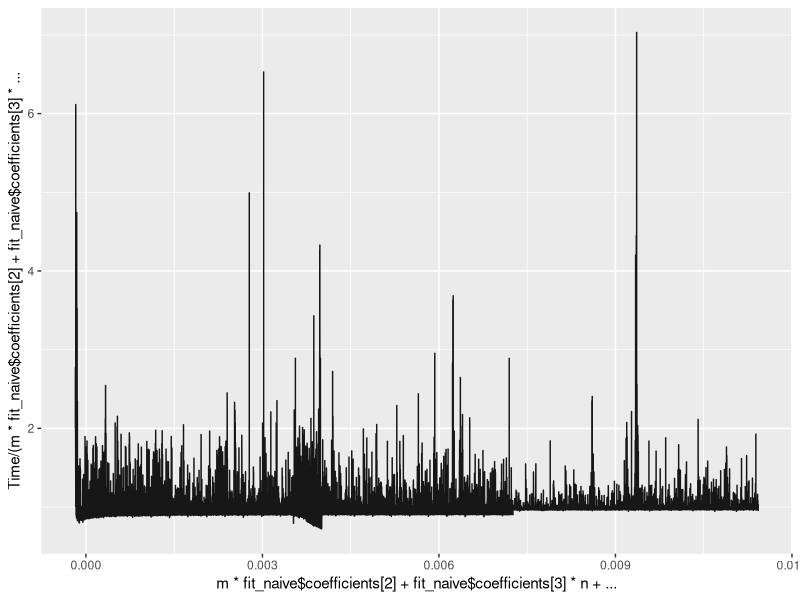
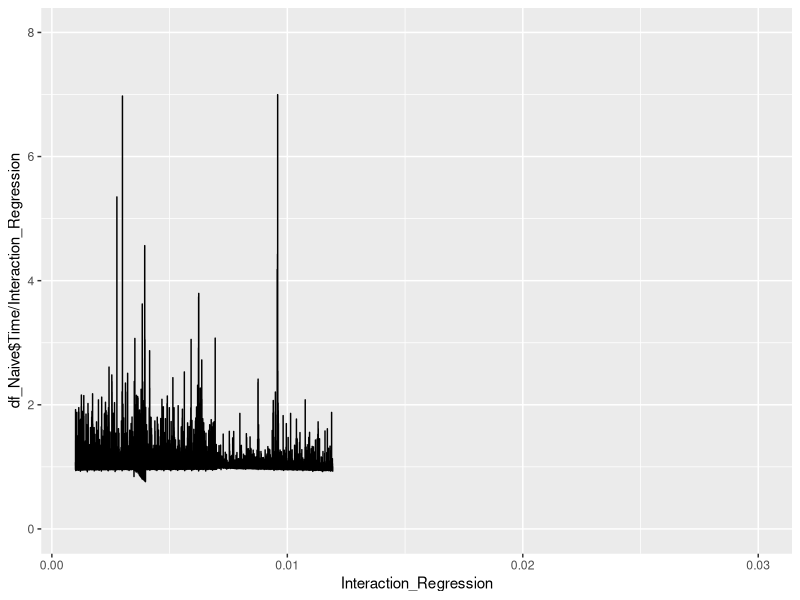
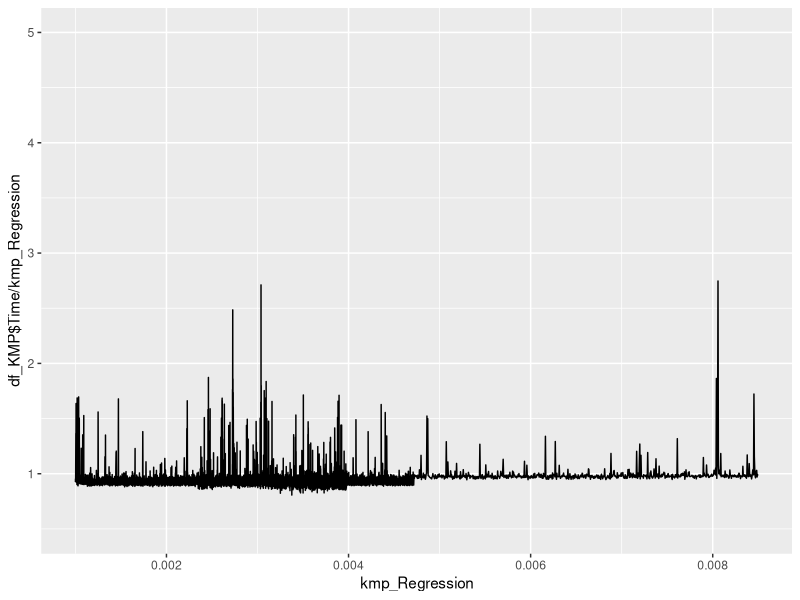
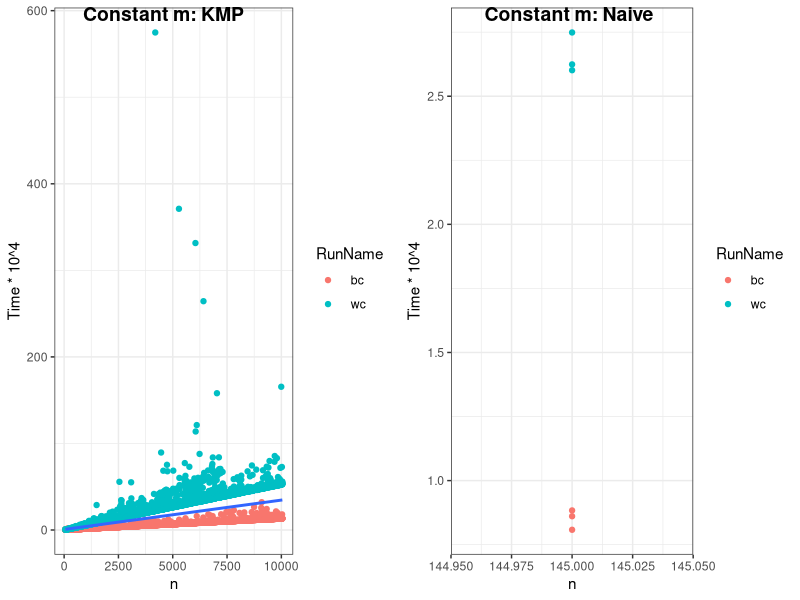
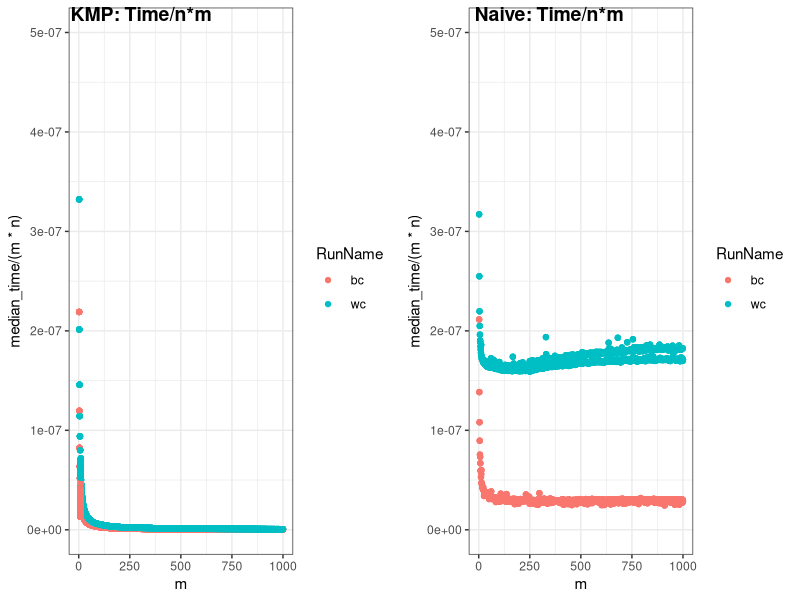
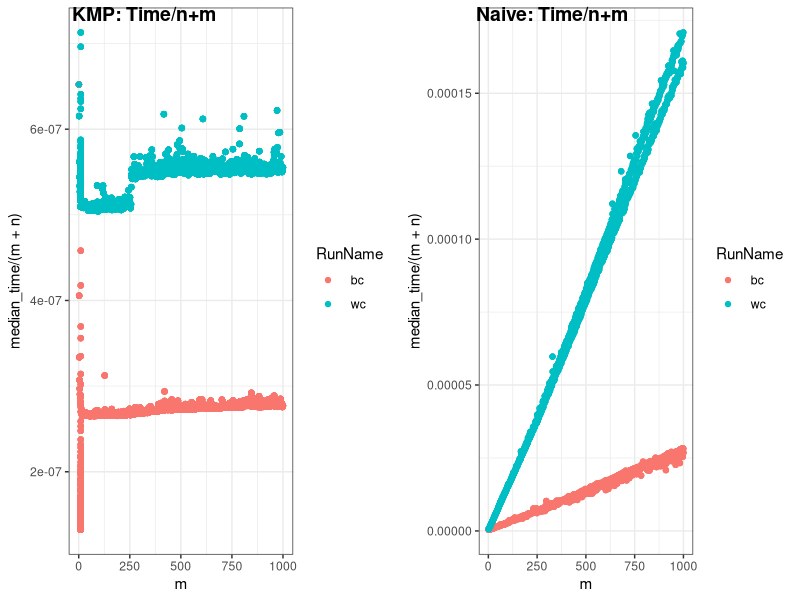

Recreate these plots in R, in order.
## ---- chunk 1
knitr::opts_chunk$set(echo = TRUE)

library(tidyverse)

## ---- chunk 2

# Import Naive
df_Naive = read.csv("Test ExactSubstring_Naive.csv", header = FALSE)

colnames(df_Naive) = c("Function", "Time", "n", "m", "z", "RunName")

df_Naive$RunName = factor(x = df_Naive$RunName)
df_Naive$Function = factor(x = df_Naive$Function)

# Import KMP
df_KMP = read.csv("Test ExactSubstring_KMP.csv", header = FALSE)

colnames(df_KMP) = c("Function", "Time", "n", "m", "z", "RunName")

df_KMP$RunName = factor(x = df_KMP$RunName)
df_KMP$Function = factor(x = df_KMP$Function)

## ---- chunk 3


## ---- chunk 4

fit_naive = lm( data = df_Naive, formula = Time ~ m + n)

ggplot( data = df_Naive ) +
  geom_line( 
    aes( 
      y = Time / ( m * fit_naive$coefficients[2] + fit_naive$coefficients[3] * n ), 
      x = m * fit_naive$coefficients[2] + fit_naive$coefficients[3] * n + fit_naive$coefficients[1] 
    ), 
    color = "#000000", alpha = 0.9 
  ) 

## ---- chunk 5

fit_naive_poly = glm( data = df_Naive, formula = Time ~ n * m )
fit_naive_poly
inc = fit_naive_poly$coefficients[1]
c_n = fit_naive_poly$coefficients[2]
c_m = fit_naive_poly$coefficients[3]
c_nm = fit_naive_poly$coefficients[4]
Interaction_Regression = inc + c_n * df_Naive$n + c_m * df_Naive$m + df_Naive$n * df_Naive$m * c_nm
Interaction_Regression = 0 + c_n * df_Naive$n + 0 * df_Naive$m + df_Naive$n * df_Naive$m * c_nm

ggplot(  ) +
  geom_line( 
    aes( 
      y = df_Naive$Time / Interaction_Regression, 
      x = Interaction_Regression
    )
  ) + xlim(0.001, 0.03) + ylim(0, 8)


## ---- chunk 6

fit_kmp = glm( data = df_KMP, formula = Time ~ n + m )
inc = fit_kmp$coefficients[1]
c_m = fit_kmp$coefficients[3]
c_n = fit_kmp$coefficients[2]
kmp_Regression = inc + c_n * df_KMP$n + c_m * df_KMP$m
kmp_Regression = 0 + c_n * df_KMP$n + c_m * df_KMP$m

ggplot(  ) +
  geom_line( 
    aes( 
      y = df_KMP$Time / kmp_Regression, 
      x = kmp_Regression
    )
  ) + xlim(0.001, 0.0085) + ylim(0.5, 5)

## ---- chunk 7

fit_naive = lm( data = df_Naive, formula = Time ~ n + m )
fit_naive_z = lm( data = df_Naive, formula = Time ~ n + m + z )

an_naive = anova(fit_naive, fit_naive_z)
an_naive$`Pr(>F)`

## ---- chunk 8

fit_kmp = lm( data = df_KMP, formula = Time ~ n + m )
fit_kmp_z = lm( data = df_KMP, formula = Time ~ n + m + z )

an_kmp = anova(fit_kmp, fit_kmp_z)
an_kmp$`Pr(>F)`

## ---- chunk 9
library(dplyr)
library(ggpubr)
df_Naive = read.csv("Test ExactSubstring_Naive_bc-wc.csv", header = FALSE)
df_KMP = read.csv("Test ExactSubstring_KMP_bc-wc.csv", header = FALSE)
colnames(df_Naive) = c("Function", "Time", "n", "m", "z", "RunName")
colnames(df_KMP) = c("Function", "Time", "n", "m", "z", "RunName")

dat_kmp = df_KMP 
dat_naive = df_Naive
ploting <- function(dat_naive, dat_kmp){
      dat_naive <- dat_naive %>%
          group_by(n, m, RunName) %>%
            mutate(median_time = median(Time)) %>%
            mutate(type = "Naive")
    
      dat_kmp <- dat_kmp %>%
            group_by(n, m,RunName) %>%
            mutate(median_time = median(Time)) %>%
            mutate(type = "KMP")
      
      all <- rbind(dat_kmp, dat_naive)
      colnames(all) = c("Function", "Time", "n", "m", "z", "RunName","median_time","Type")
      
      constant_n <- all %>%
              filter(n == 5000)
      
      constant_m <- all %>%
              filter(m == 10)
      
      return(list(constant_n, constant_m, all))
} 

fig <- ploting(df_Naive, df_KMP)

      #a <- qplot(y = Constant_n$Time/Constant_n$m, x = Constant_n$m) + ylim(0,0.001)
      #b <- qplot(y = Constant_m$Time/Constant_m$n, x = Constant_m$n) + ylim(0,2.5*10^-6)

      constant_n_1 <- ggplot(data = fig[[1]]) + 
        geom_point(mapping = aes(y = Time/m, x = m, color = Type, shape = RunName)) + theme_bw() +  ylim(0,0.0001)
      
      constant_m_n_linear <- ggplot(data = fig[[2]]) + theme_bw() +
        geom_point(mapping = aes(y = Time/n, x = n, color = Type,shape = RunName))+  ylim(0, 1e-6)
      
      
    kmp<- fig[[2]] %>%
      filter(Type == "KMP")
    
    naive<- fig[[2]] %>%
      filter(Type == "Naive")
    
    constant_m_kmp <- ggplot(data = kmp) +
        geom_point(mapping = aes(y = Time*10^4, x = n, color = RunName)) + 
        geom_smooth(method = "lm", mapping = aes(y = Time*10^4, x = n)) + theme_bw() 
    
    constant_m_naive <- ggplot(data = naive) +
        geom_point(mapping = aes(y = Time*10^4, x = n, color= RunName)) + 
        geom_smooth(method = "lm", mapping = aes(y = Time*10^4, x = n)) + theme_bw() 
     
    all_naive <- fig[[3]] %>%
      filter(Type == "Naive")
    all_KMP <- fig[[3]] %>%
      filter(Type == "KMP")
    
    all_mn_kmp <- ggplot(data = all_KMP) +
        geom_point(mapping = aes(y = median_time/(m*n), x = m, color = RunName))  + theme_bw()  + ylim(0, 5e-7)
    all_mn_naive <- ggplot(data = all_naive) +
        geom_point(mapping = aes(y = median_time/(m*n), x = m, color = RunName))  + theme_bw() + ylim(0,5e-7)
    
    all_m_plus_n_kmp <- ggplot(data = all_KMP) +
        geom_point(mapping = aes(y = median_time/(m+n), x = m, color = RunName))  + theme_bw()  
    all_m_plus_n_naive <- ggplot(data = all_naive) +
        geom_point(mapping = aes(y = median_time/(m+n), x = m, color = RunName))  + theme_bw()
    

# ggarrange(constant_m_kmp, constant_m_naive, all_mn_kmp, all_mn_naive,all_m_plus_n_kmp,all_m_plus_n_naive,
#       labels = c('Constant m: KMP ', 'Constant m: Naive', 'KMP: Time/n*m:' ,'Naive: Time/m*n', 'KMP: Time/n+m', 'Naive: Time/n+m'),
#       ncol = 3, nrow = 3)

## ---- chunk 10
ggarrange(constant_m_kmp, constant_m_naive, 
      labels = c('Constant m: KMP ', 'Constant m: Naive'),
      ncol = 2, nrow =1)
## ---- chunk 11
ggarrange(all_mn_kmp, all_mn_naive, 
      labels = c('KMP: Time/n*m', 'Naive: Time/n*m'),
      ncol = 2, nrow =1)
## ---- chunk 12
ggarrange(all_m_plus_n_kmp, all_m_plus_n_naive, 
      labels = c('KMP: Time/n+m', 'Naive: Time/n+m'),
      ncol = 2, nrow =1)
